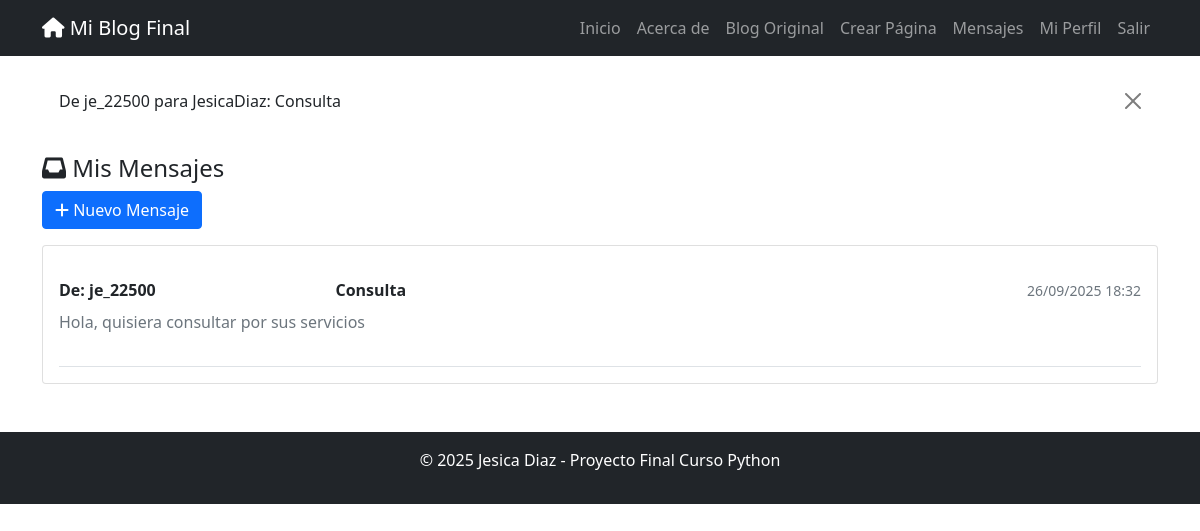
Page /messenger/inbox/ (signed in) on the earlier database version.
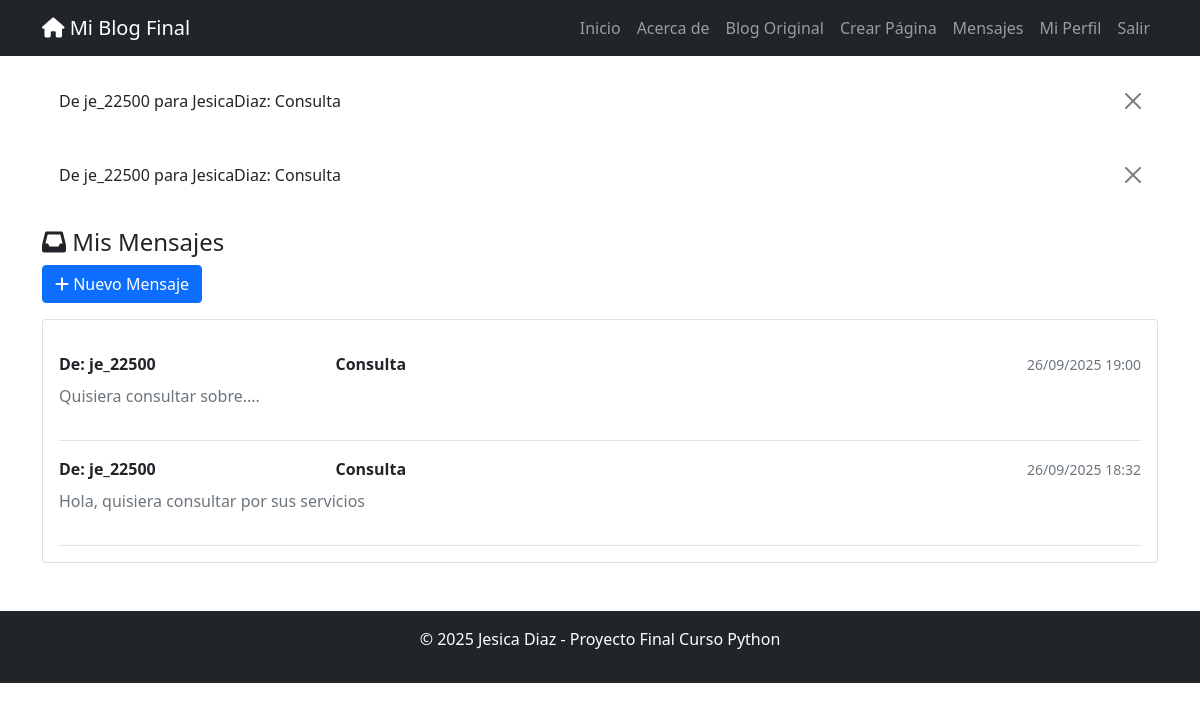
Same page on the later database version.
### messenger/models.py (models this page shows)
class Message(models.Model):
    sender = models.ForeignKey(User, on_delete=models.CASCADE, related_name='sent_messages')
    receiver = models.ForeignKey(User, on_delete=models.CASCADE, related_name='received_messages')
    subject = models.CharField(max_length=200, verbose_name="Asunto")
    content = models.TextField(verbose_name="Mensaje")
    created_at = models.DateTimeField(auto_now_add=True)
    read = models.BooleanField(default=False)
    class Meta:
        verbose_name = "Mensaje"
        verbose_name_plural = "Mensajes"
        ordering = ['-created_at']
    def __str__(self):
        return f"De {self.sender.username} para {self.receiver.username}: {self.subject}"

### messenger/views.py (the view)
# urls.py: path('inbox/', views.inbox_view, name='inbox'),
@login_required
def inbox_view(request):
    messages_received = Message.objects.filter(receiver=request.user)
    return render(request, 'messenger/inbox.html', {
        'messages': messages_received
    })

### templates/messenger/inbox.html (shortened to what this page needs)
{% extends 'base.html' %}
{% block content %}
<div class="row">
    <div class="col-md-12">
        <h4><i class="fas fa-inbox"></i> Mis Mensajes</h4>
        <a href="{% url 'messenger:send' %}" class="btn btn-primary mb-3">
            <i class="fas fa-plus"></i> Nuevo Mensaje
        </a>
        {% if messages %}
            <div class="card">
                <div class="card-body">
                    {% for message in messages %}
                        <div class="border-bottom py-3">
                            <div class="row">
                                <div class="col-md-3">
                                    <strong>De: {{ message.sender.username }}</strong>
                                </div>
                                <div class="col-md-6">
                                    <strong>{{ message.subject }}</strong>
                                </div>
                                <div class="col-md-3 text-end">
                                    <small class="text-muted">{{ message.created_at|date:"d/m/Y H:i" }}</small>
                                </div>
                            </div>
                            <div class="row mt-2">
                                <div class="col-md-12">
                                    <p class="text-muted">{{ message.content|truncatewords:20 }}</p>
                                </div>
                            </div>
                        </div>
                    {% endfor %}
                </div>
            </div>
        {% else %}
            <div class="alert alert-info">
                <h5>No tienes mensajes</h5>
                <p>Cuando recibas mensajes aparecerán aquí.</p>
            </div>
        {% endif %}
    </div>
</div>
{% endblock %}

### templates/base.html (shortened to what this page needs)
<!DOCTYPE html>
<html lang="es">
<head>
    <link href="https://cdn.jsdelivr.net/npm/bootstrap@5.1.3/dist/css/bootstrap.min.css" rel="stylesheet">
    <link rel="stylesheet" href="https://cdnjs.cloudflare.com/ajax/libs/font-awesome/6.0.0/css/all.min.css">
</head>
<body>
    <nav class="navbar navbar-expand-lg navbar-dark bg-dark">
        <div class="container">
            <a class="navbar-brand" href="{% url 'pages:list' %}">
                <i class="fas fa-home"></i> Mi Blog Final
            </a>
            <div class="navbar-nav ms-auto">
                <a class="nav-link" href="{% url 'pages:list' %}">Inicio</a>
                <a class="nav-link" href="{% url 'pages:about' %}">Acerca de</a>
                <a class="nav-link" href="{% url 'blog:inicio' %}">Blog Original</a>
                {% if user.is_authenticated %}
                    <a class="nav-link" href="{% url 'pages:create' %}">Crear Página</a>
                    <a class="nav-link" href="{% url 'messenger:send' %}">Mensajes</a>
                    <a class="nav-link" href="{% url 'accounts:profile' %}">Mi Perfil</a>
                    <a class="nav-link" href="{% url 'accounts:logout' %}">Salir</a>
                {% else %}
                    <a class="nav-link" href="{% url 'accounts:login' %}">Iniciar Sesión</a>
                    <a class="nav-link" href="{% url 'accounts:signup' %}">Registrarse</a>
                {% endif %}
            </div>
        </div>
    </nav>
    {% if messages %}
        <div class="container mt-3">
            {% for message in messages %}
                <div class="alert alert-{{ message.tags }} alert-dismissible fade show">
                    {{ message }}
                    <button type="button" class="btn-close" data-bs-dismiss="alert"></button>
                </div>
            {% endfor %}
        </div>
    {% endif %}
    <main class="container mt-4">
        {% block content %}
        {% endblock %}
    </main>
    <footer class="bg-dark text-white text-center py-3 mt-5">
        <p>&copy; 2025 Jesica Diaz - Proyecto Final Curso Python</p>
    </footer>
</body>
</html>

Differences in the rows shown:
added Message: sender+receiver+subject "De je_22500 para JesicaDiaz: Consulta", sender.username "je_22500", subject "Consulta", created_at "26/09/2025 19:00", content "Quisiera consultar sobre...."
